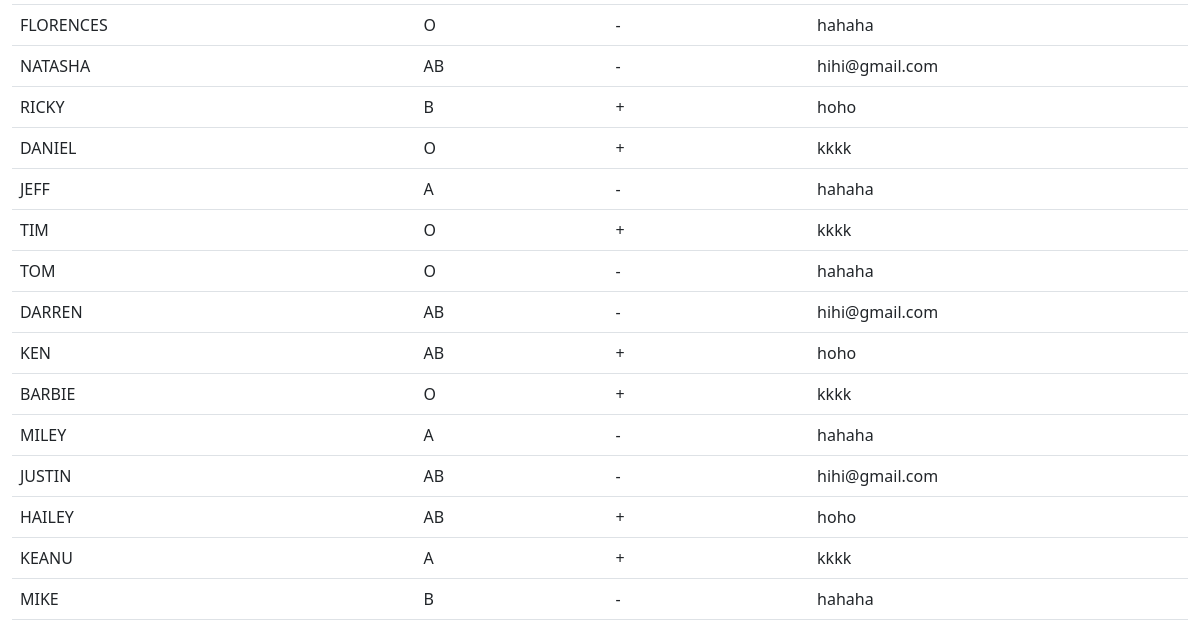
The app's page /Filter.php (lower part), older data.
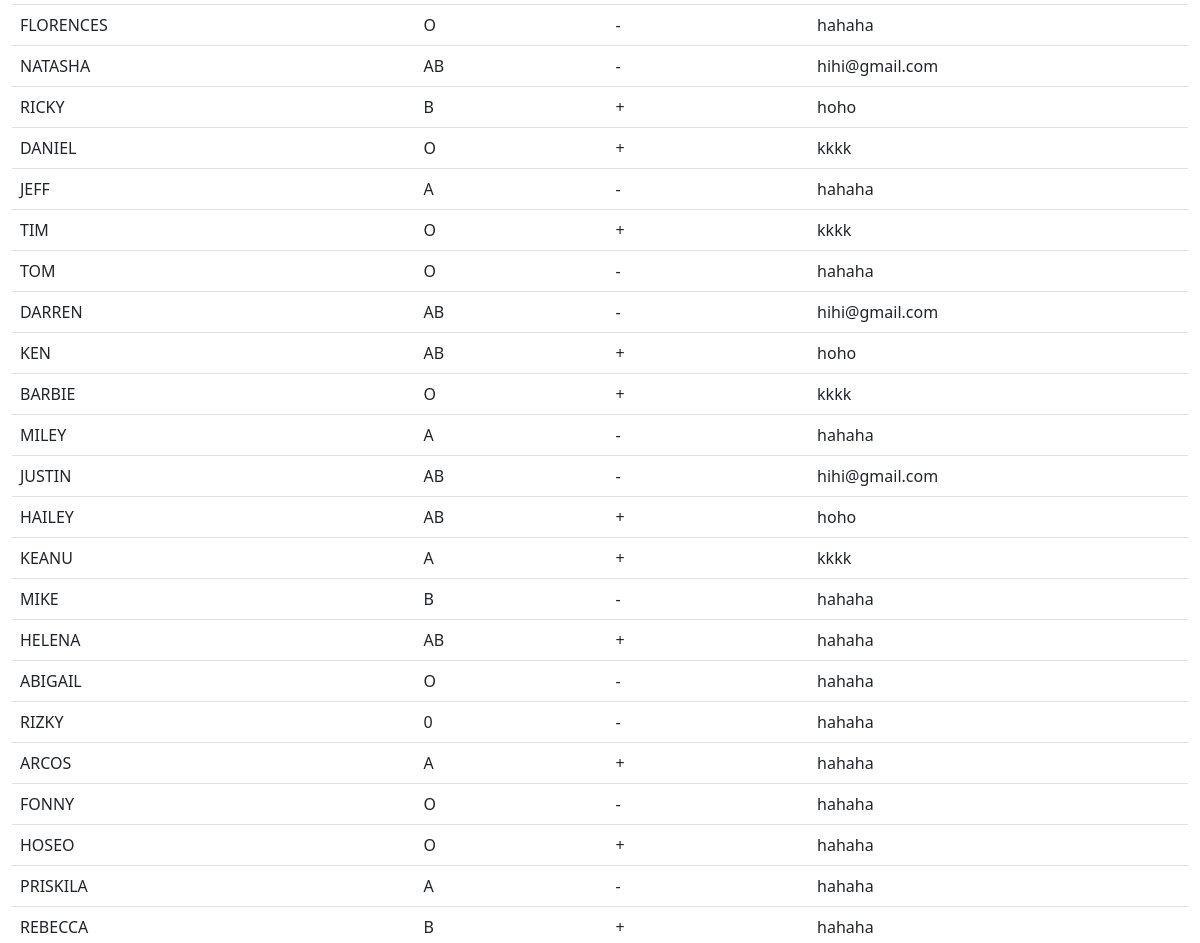
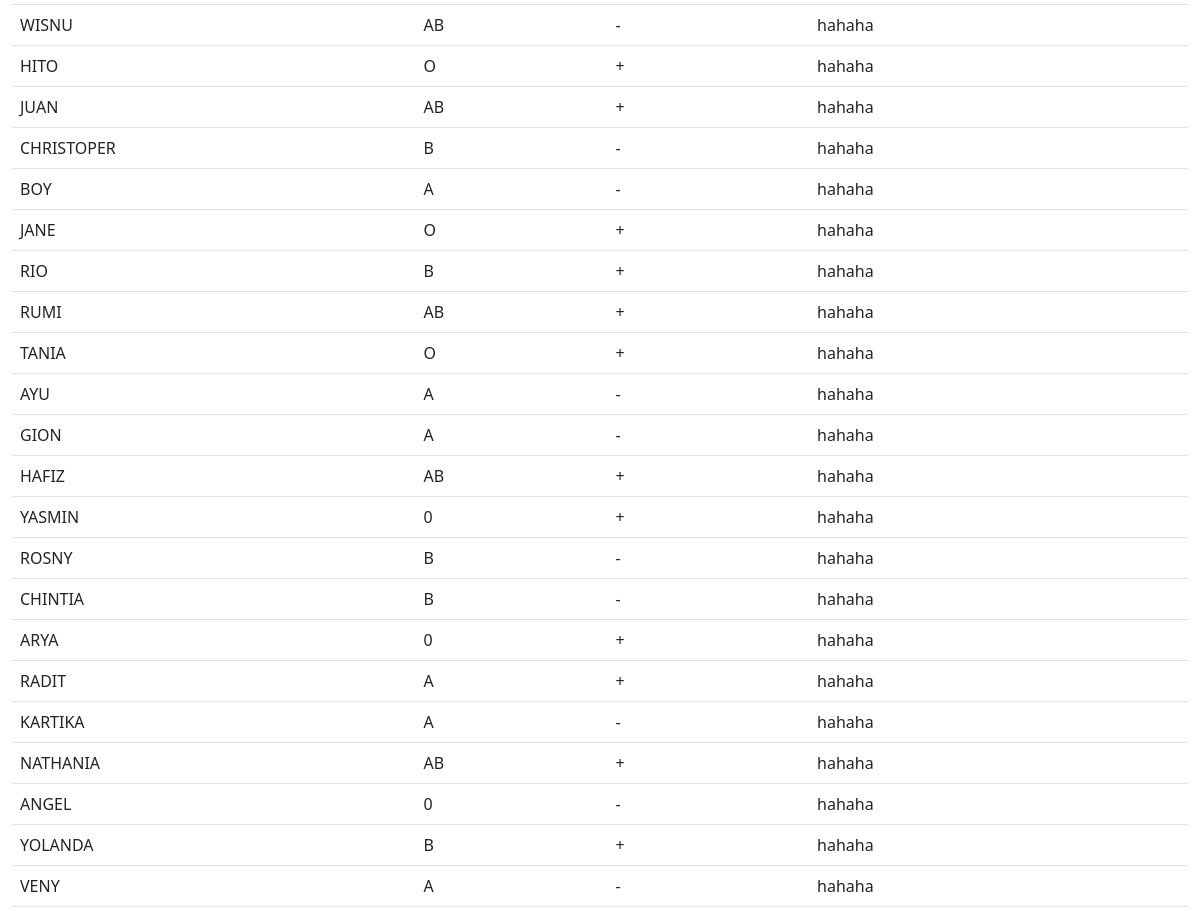
The same page, newer data (2 pictures, top to bottom).
### tables this page shows
CREATE TABLE `pendonor` (
  `id_pendonor` int(11) NOT NULL,
  `nama_pendonor` varchar(200) NOT NULL,
  `tanggal_lahir` date NOT NULL,
  `jenis_kelamin` varchar(2) NOT NULL,
  `golongan_darah` varchar(2) NOT NULL,
  `rhesus` varchar(1) NOT NULL,
  `alamat_rumah` varchar(200) NOT NULL,
  `id_kelurahan_rumah` int(11) NOT NULL,
  `alamat_kantor` varchar(200) NOT NULL,
  `id_kelurahan_kantor` int(11) NOT NULL,
  `no_telp` varchar(15) NOT NULL,
  `email` varchar(200) NOT NULL
);

### Filter.php (the view, shortened to what this page needs)
<?php
    include "connect.php";
?>
<!DOCTYPE html>
<html lang="en">
<head>
    <link href="https://cdn.jsdelivr.net/npm/bootstrap@5.2.2/dist/css/bootstrap.min.css" rel="stylesheet">
</head>
<body>
    <div class="container-fluid">
        <div class="row" style="margin-top: 50px;">
        <div class="box-data">
        <table class="table">
            <tbody>
                <?php
                    $sql = "SELECT * FROM pendonor";
                    $result = $conn->query($sql);
                    if ($result->num_rows > 0) {
                    while($row = $result->fetch_assoc()) {
                        echo "<tr><td>".$row["nama_pendonor"]."</td><td>".$row["golongan_darah"]."</td><td>".$row["rhesus"]."</td><td>".$row["email"]."</tr>";
                    }
                    echo "</table>";
                    } else {
                    echo "0 results";
                    }
                ?>
        </div>
        </div>
    </div>
</body>
</html>

Row changes from the older to the newer data that the page shows:
added pendonor: nama_pendonor "HELENA", golongan_darah "AB", rhesus "+", email "hahaha"
added pendonor: nama_pendonor "ABIGAIL", golongan_darah "O", rhesus "-", email "hahaha"
added pendonor: nama_pendonor "RIZKY", golongan_darah "0", rhesus "-", email "hahaha"
added pendonor: nama_pendonor "ARCOS", golongan_darah "A", rhesus "+", email "hahaha"
added pendonor: nama_pendonor "FONNY", golongan_darah "O", rhesus "-", email "hahaha"
added pendonor: nama_pendonor "HOSEO", golongan_darah "O", rhesus "+", email "hahaha"
added pendonor: nama_pendonor "PRISKILA", golongan_darah "A", rhesus "-", email "hahaha"
added pendonor: nama_pendonor "REBECCA", golongan_darah "B", rhesus "+", email "hahaha"
added pendonor: nama_pendonor "WISNU", golongan_darah "AB", rhesus "-", email "hahaha"
added pendonor: nama_pendonor "HITO", golongan_darah "O", rhesus "+", email "hahaha"
added pendonor: nama_pendonor "JUAN", golongan_darah "AB", rhesus "+", email "hahaha"
added pendonor: nama_pendonor "CHRISTOPER", golongan_darah "B", rhesus "-", email "hahaha"
added pendonor: nama_pendonor "BOY", golongan_darah "A", rhesus "-", email "hahaha"
added pendonor: nama_pendonor "JANE", golongan_darah "O", rhesus "+", email "hahaha"
added pendonor: nama_pendonor "RIO", golongan_darah "B", rhesus "+", email "hahaha"
added pendonor: nama_pendonor "RUMI", golongan_darah "AB", rhesus "+", email "hahaha"
added pendonor: nama_pendonor "TANIA", golongan_darah "O", rhesus "+", email "hahaha"
added pendonor: nama_pendonor "AYU", golongan_darah "A", rhesus "-", email "hahaha"
added pendonor: nama_pendonor "GION", golongan_darah "A", rhesus "-", email "hahaha"
added pendonor: nama_pendonor "HAFIZ", golongan_darah "AB", rhesus "+", email "hahaha"
added pendonor: nama_pendonor "YASMIN", golongan_darah "0", rhesus "+", email "hahaha"
added pendonor: nama_pendonor "ROSNY", golongan_darah "B", rhesus "-", email "hahaha"
added pendonor: nama_pendonor "CHINTIA", golongan_darah "B", rhesus "-", email "hahaha"
added pendonor: nama_pendonor "ARYA", golongan_darah "0", rhesus "+", email "hahaha"
added pendonor: nama_pendonor "RADIT", golongan_darah "A", rhesus "+", email "hahaha"
added pendonor: nama_pendonor "KARTIKA", golongan_darah "A", rhesus "-", email "hahaha"
added pendonor: nama_pendonor "NATHANIA", golongan_darah "AB", rhesus "+", email "hahaha"
added pendonor: nama_pendonor "ANGEL", golongan_darah "0", rhesus "-", email "hahaha"
added pendonor: nama_pendonor "YOLANDA", golongan_darah "B", rhesus "+", email "hahaha"
added pendonor: nama_pendonor "VENY", golongan_darah "A", rhesus "-", email "hahaha"
